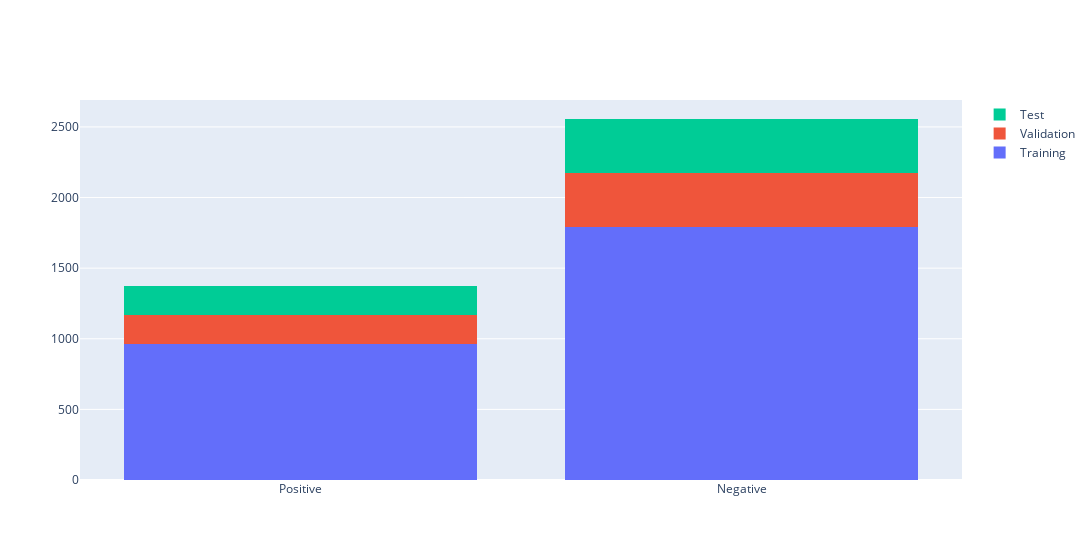

The cell this chart's notebook holds for it:
### Code cell
fig = go.Figure()

fig.add_trace(go.Histogram(x=train_df.tumor, name='Training'))
fig.add_trace(go.Histogram(x=val_df.tumor, name='Validation'))
fig.add_trace(go.Histogram(x=test_df.tumor, name='Test'))

fig.update_layout(barmode='stack', width=1200)

### Figure 1 — Plotly figure (JSON) as saved in the notebook; plotly's stock layout.template omitted (floating-point values rounded to 4 significant figures; data arrays with more than 128 entries replaced by an {"elided": "..."} marker saying what was removed)
{"data": [{"name": "Training", "type": "histogram", "x": {"elided": "2750 str values"}}, {"name": "Validation", "type": "histogram", "x": {"elided": "589 str values"}}, {"name": "Test", "type": "histogram", "x": {"elided": "590 str values"}}], "layout": {"barmode": "stack", "width": 1200}}
